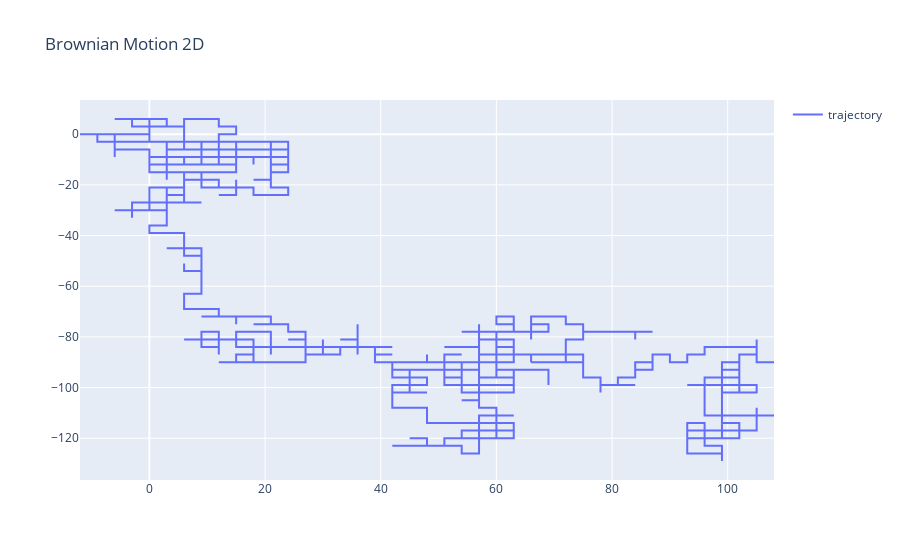

Notebook code cell kept with this figure:
### Markdown cell above
## Activity 1 - Path length - (BM1 vs BM2 vs CRW)
    - Write a function that returns a Brownian Motion (BM) trajectory in pandas df.
    - Write a function that returns a Correlated Random Walk (CRW) trajectory in pandas df.
    - Write a function that returns the path length for a given trajectory.
    - Compare at least the path length of three trajectories as shown in the figure below.
    - Display the results using plotly.

### Code cell
n_steps = 1000
s_pos = [0,0]
speed = 3

trajectory_bw = pd.DataFrame(columns=['x_pos','y_pos'])
temp_df = pd.DataFrame([{'x_pos':s_pos[0], 'y_pos':s_pos[1]}])

trajectory_bw = pd.concat([trajectory_bw, temp_df], ignore_index=True)

velocity = Vec2d(speed, 0) # Starting position for velocity vector

for i in range(n_steps):
    turn_angle = np.random.choice([0, np.pi/2, np.pi, 3*np.pi/2])
    
    velocity = velocity.rotated(turn_angle)
    
    temp_df = pd.DataFrame([{'x_pos':trajectory_bw.x_pos[i] + velocity.x, 'y_pos':trajectory_bw.y_pos[i] + velocity.y}])
    trajectory_bw = pd.concat([trajectory_bw, temp_df], ignore_index=True)
    
    
fig_bw = go.Figure()

fig_bw.add_trace(go.Scatter(
    x=trajectory_bw.x_pos,
    y= trajectory_bw.y_pos,
    mode='lines',
    name='trajectory',
    showlegend=True
))

fig_bw.update_layout(
    title='Brownian Motion 2D',
)

### Figure 1 — Plotly figure (JSON) as saved in the notebook; plotly's stock layout.template omitted (floating-point values rounded to 4 significant figures; data arrays with more than 128 entries replaced by an {"elided": "..."} marker saying what was removed)
{"data": [{"mode": "lines", "name": "trajectory", "showlegend": true, "type": "scatter", "x": {"elided": "1001 float values"}, "y": {"elided": "1001 float values"}}], "layout": {"title": {"text": "Brownian Motion 2D"}}}
